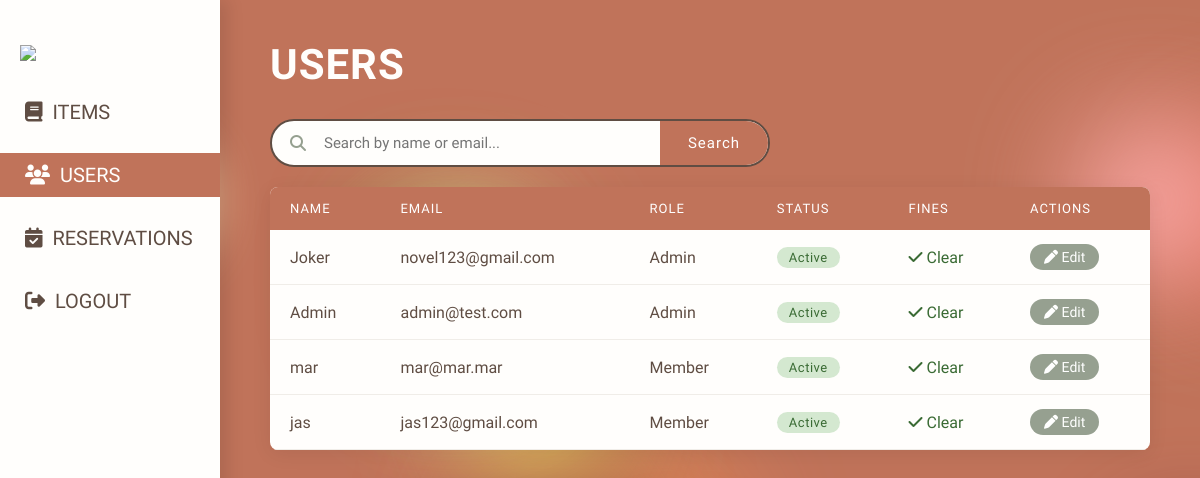
/admin/users (signed in), run on an earlier commit of the app's database.
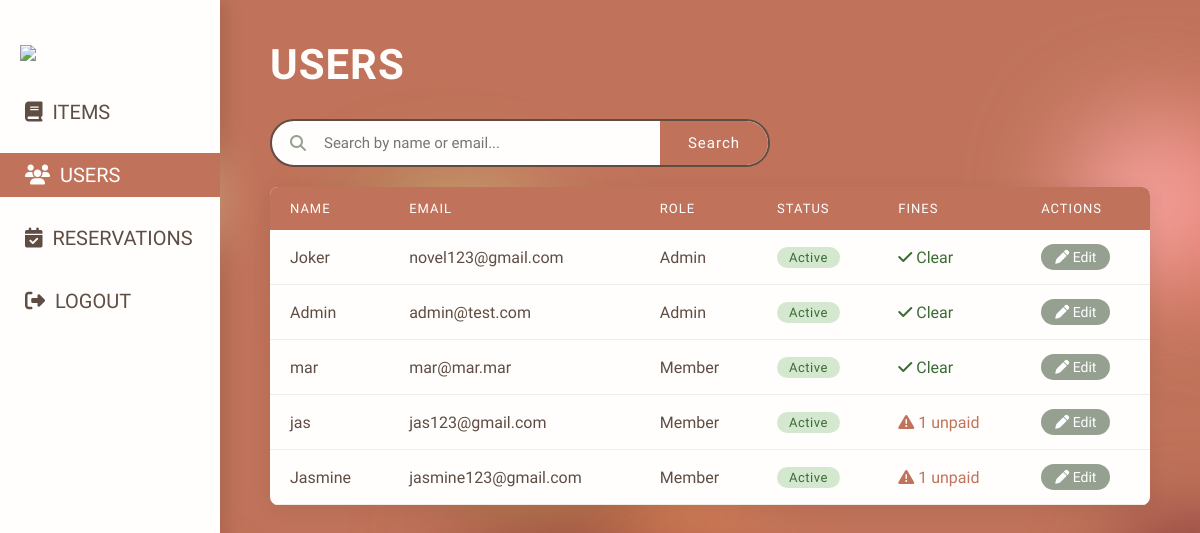
And on a later commit of the database.
### models/users.py (models this page shows, shortened)
class User(UserMixin, db.Model):
    __tablename__ = "users"
    id              = db.Column(db.Integer, primary_key=True)
    user_id         = db.Column(db.String(36), unique=True, nullable=False)
    name            = db.Column(db.String(80), nullable=False)
    email           = db.Column(db.String(150), unique=True, nullable=False)
    password        = db.Column(db.String(260), nullable=False)
    phone           = db.Column(db.String(20), nullable=True)
    added_on        = db.Column(db.DateTime, default=utcnow)
    role            = db.Column(db.Enum(UserRole), nullable=False)
    status          = db.Column(db.Enum(MemberStatus), nullable=True)
    member_since = db.Column(db.DateTime, nullable=  True)
    max_loanable_items = db.Column(db.Integer, nullable = True, default=4)
    max_loanable_computers = db.Column(db.Integer, nullable = True, default=1)
    permissions     = db.Column(db.JSON, nullable=True)
    __mapper_args__ = {
            'polymorphic_on':       role
        }

class Admin(User):
    __mapper_args__ = {
        'polymorphic_identity': UserRole.ADMIN
    }
    def get_role(self):
        return UserRole.ADMIN

### app.py (the view)
@app.route('/admin/users')
@login_required
def admin_users():
    if current_user.get_role().value != 'Admin':
        abort(403)
    q = request.args.get('q', '')
    if q:
        users = User.query.filter(
            db.or_(User.name.ilike(f'%{q}%'), User.email.ilike(f'%{q}%'))
        ).all()
    else:
        users = User.query.all()
    return render_template('admin-users.html', users=users)

### app.py (called while the page is built)
@login_manager.user_loader
def load_user(user_id):
    return User.query.filter_by(user_id=user_id).first()

### templates/admin-users.html (shortened to what this page needs)
{% extends "admin-layout.html" %}
{% block content %}
<div class="page-header">
    <h2 class="page-title">Users</h2>
</div>
<form method="GET" action="{{ url_for('admin_users') }}">
    <div class="search-bar">
        <i class="fas fa-search"></i>
        <input type="text" name="q" placeholder="Search by name or email..."
               value="{{ request.args.get('q', '') }}">
        <button type="submit">Search</button>
    </div>
</form>
<div class="card">
    {% if users %}
    <table>
        <thead>
            <tr>
                <th>Name</th>
                <th>Email</th>
                <th>Role</th>
                <th>Status</th>
                <th>Fines</th>
                <th>Actions</th>
            </tr>
        </thead>
        <tbody>
            {% for user in users %}
            <tr>
                <td>{{ user.name }}</td>
                <td>{{ user.email }}</td>
                <td>{{ user.role.value }}</td>
                <td>
                    {% if user.status and user.status.value == 'Suspended' %}
                        <span class="badge suspended">Suspended</span>
                    {% else %}
                        <span class="badge active">Active</span>
                    {% endif %}
                </td>
                <td>
                    {% if user.fines %}
                        {% set unpaid = user.fines | selectattr('status.value', 'equalto', 'Unpaid') | list %}
                        {% if unpaid %}
                            <span style="color: var(--admin-accent);">
                                <i class="fa-solid fa-triangle-exclamation"></i>
                                {{ unpaid | length }} unpaid
                            </span>
                        {% else %}
                            <span style="color: #3a6b34;">
                                <i class="fa-solid fa-check"></i> Clear
                            </span>
                        {% endif %}
                    {% else %}
                        <span style="color: #3a6b34;">
                            <i class="fa-solid fa-check"></i> Clear
                        {% endif %}
                    </span>
                </td>
                <td>
                    <button class="action-btn edit"
                            onclick="openEditModal(
                                '{{ user.user_id }}',
                                '{{ user.name }}',
                                '{{ user.email }}',
                                '{{ user.status.value if user.status else 'Active' }}',
                                {{ user.fines | selectattr('status.value', 'equalto', 'Unpaid') | list | length if user.fines else 0 }},
                                '{{ user.fines | selectattr('status.value', 'equalto', 'Unpaid') | map(attribute='fine_id') | first if user.fines and (user.fines | selectattr('status.value', 'equalto', 'Unpaid') | list) else '' }}'
                            )">
                        <i class="fa-solid fa-pen"></i> Edit
                    </button>
                </td>
            </tr>
            {% endfor %}
        </tbody>
    </table>
    {% else %}
    <div class="empty-state">
        <i class="fa-solid fa-users-slash"></i>
        No users found{% if request.args.get('q') %} for "{{ request.args.get('q') }}"{% endif %}.
    </div>
    {% endif %}
</div>
{% endblock %}

What changed in the data, as far as the page shows it:
shown differently, row unchanged: Admin "jas": unpaid (not shown) → "1"; text "Clear" → "unpaid"
added Admin: name "Jasmine", email "jasmine123@gmail.com", role.value "Member", status "Active", unpaid "1"
